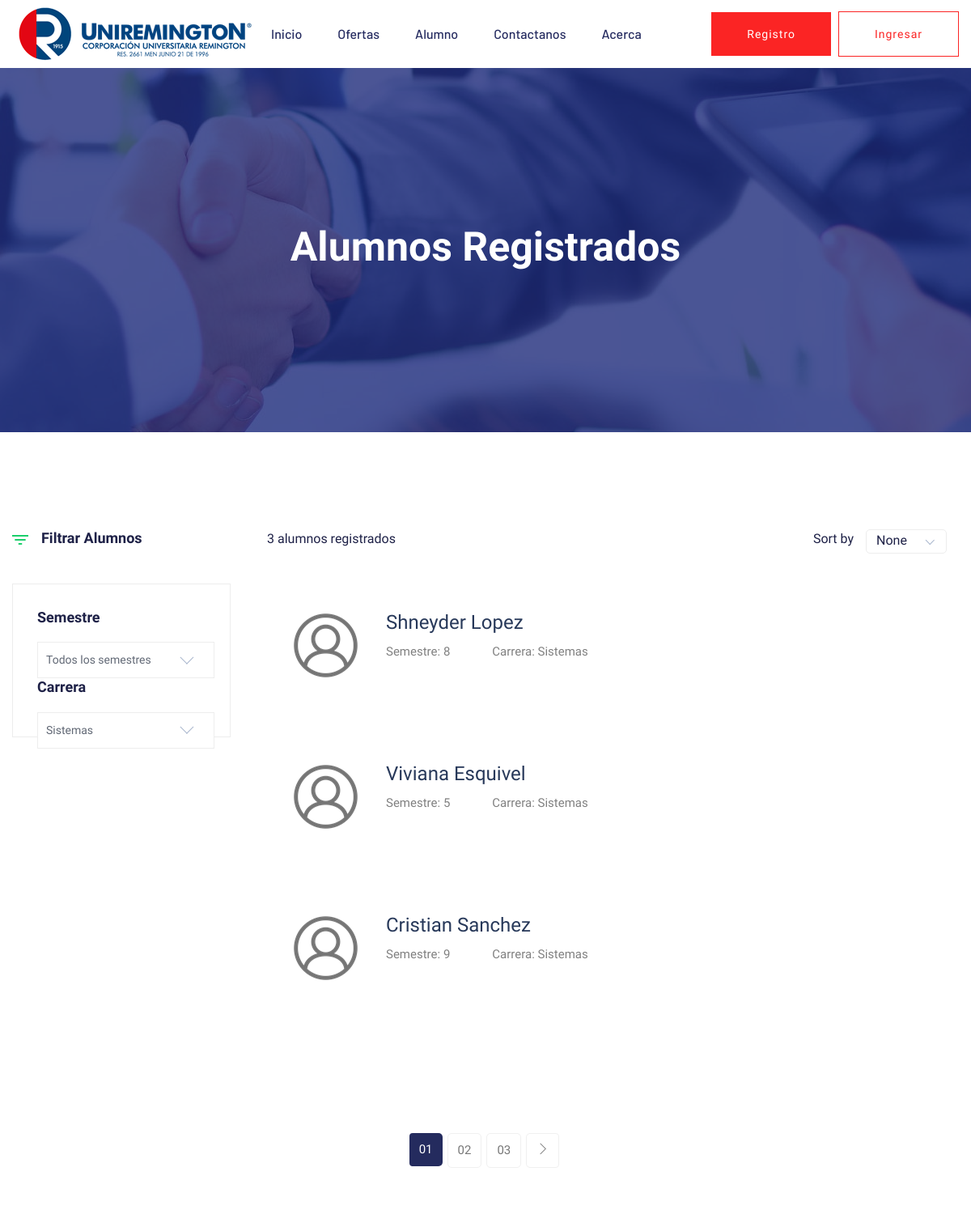
Before: /listar_alumno (upper part) with the older database file.
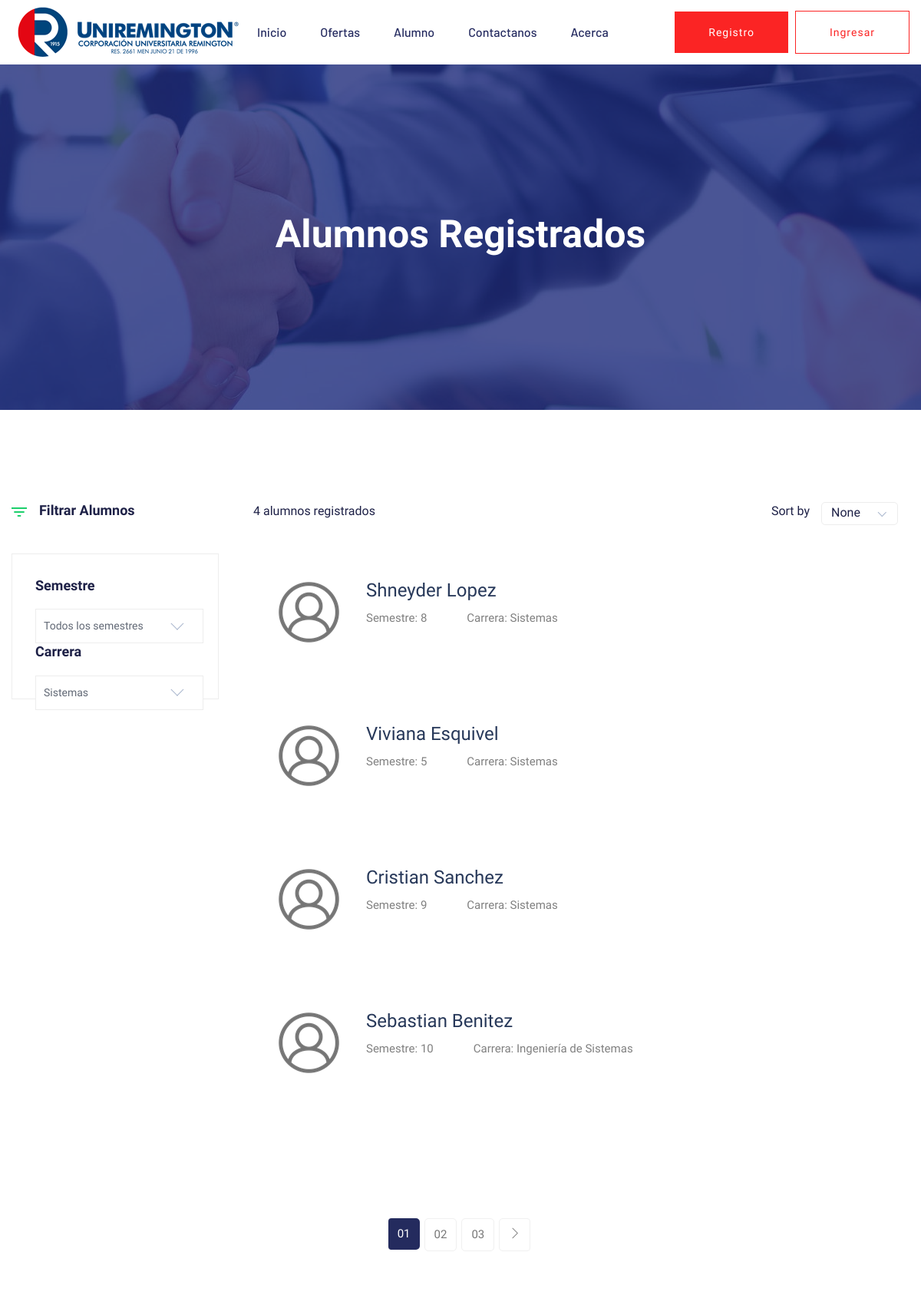
After: the same page with the newer database file.
### DtaAlumnos/models.py (models this page shows)
class Alumnos(models.Model):
    idAlu = models.CharField(primary_key=True, max_length=12, unique=True, verbose_name='Num. documento')
    nomAlu = models.CharField(max_length=200,verbose_name='Nombres')
    apeAlu = models.CharField(max_length=200,verbose_name='Apellidos')
    carAlu = models.CharField(max_length=200,verbose_name='Carrera')
    semAlu = models.CharField(max_length=10,verbose_name='Semestre')
    pubAlu = models.BooleanField(default=False, verbose_name='Publicado?')
    creaAlu = models.DateTimeField(auto_now_add=True, verbose_name='Creado')
    actuAlu = models.DateTimeField(auto_now=True, verbose_name='Actualizado')
    class Meta:
        verbose_name = 'Alumno'
        verbose_name_plural = 'Alumnos'
    def __str__(self):
        return str(self.idAlu)

### DtaAlumnos/views.py (the view)
# urls.py: path('listar_alumno', views.listar_alumno, name='listar_alumno'),
def listar_alumno(request):
    alumnos = Alumnos.objects.all()
    print(alumnos)
    return render(request, 'alumnos/listar_alumno.html',{'title': 'Listado de alumnos', 'alumnos': alumnos
    })

### DtaAlumnos/templates/alumnos/listar_alumno.html (shortened to what this page needs)
{% extends 'layouts/layout.html' %}
{% block content %}
{% load static %}
        <div class="slider-area ">
            <div class="single-slider section-overly slider-height2 d-flex align-items-center" data-background="{% static 'assets/img/hero/job.jpg' %}">
                <div class="container">
                    <div class="row">
                        <div class="col-xl-12">
                            <div class="hero-cap text-center">
                                <h2>Alumnos registrados</h2>
                            </div>
                        </div>
                    </div>
                </div>
            </div>
        </div>
        <div class="job-listing-area pt-120 pb-120">
            <div class="container">
                <div class="row">
                    <div class="col-xl-3 col-lg-3 col-md-4">
                        <div class="row">
                            <div class="col-12">
                                    <div class="small-section-tittle2 mb-45">
                                    <div class="ion">
                                    </div>
                                    <h4>Filtrar Alumnos</h4>
                                </div>
                            </div>
                        </div>
                        <div class="job-category-listing mb-50">
                            <div class="single-listing">
                               <div class="small-section-tittle2">
                                     <h4>Semestre</h4>
                               </div>
                            </div>
                            <div class="single-listing">
                               <div class="small-section-tittle2">
                                     <h4>Carrera</h4>
                               </div>
                            </div>
                        </div>
                    </div>
                    <div class="col-xl-9 col-lg-9 col-md-8">
                        <section class="featured-job-area">
                            <div class="container">
                                <div class="row">
                                    <div class="col-lg-12">
                                        <div class="count-job mb-35">
                                            <span>{{ alumnos.count }} alumnos registrados</span>
                                            <div class="select-job-items">
                                                <span>Sort by</span>
                                            </div>
                                        </div>
                                    </div>
                                </div>
                                {% for alumno in alumnos %}
                                <div class="single-job-items mb-30">
                                    <div class="job-items">
                                        <div class="company-img">
                                            <a href="#"><img src="{% static 'assets/img/icon/IconUser.png' %}" alt=""></a>
                                        </div>
                                        <div class="job-tittle job-tittle2">
                                            <a href="{% url 'detail_alumno' alumno.idAlu %}">
                                                <h4>{{ alumno.nomAlu }} {{ alumno.apeAlu}}</h4>
                                            </a>
                                            <ul>
                                                <li><label>Semestre: </label> {{ alumno.semAlu }} </li>
                                                <li><label>Carrera: </label> {{ alumno.carAlu }}</li>
                                            </ul>
                                        </div>
                                    </div>
                                </div>
                                {% endfor %}
                            </div>
                        </section>
                    </div>
                </div>
            </div>
        </div>
        <div class="pagination-area pb-115 text-center">
            <div class="container">
                <div class="row">
                    <div class="col-xl-12">
                        <div class="single-wrap d-flex justify-content-center">
                            <nav aria-label="Page navigation example">
                                <ul class="pagination justify-content-start">
                                    <li class="page-item active"><a class="page-link" href="#">01</a></li>
                                    <li class="page-item"><a class="page-link" href="#">02</a></li>
                                    <li class="page-item"><a class="page-link" href="#">03</a></li>
                                <li class="page-item"><a class="page-link" href="#"><span class="ti-angle-right"></span></a></li>
                                </ul>
                            </nav>
                        </div>
                    </div>
                </div>
            </div>
        </div>
{% endblock %}

### MainApp/templates/layouts/layout.html (shortened to what this page needs)
<!doctype html>
<html class="no-js" lang="es_LA">
    <head>
        {% load static %}
            <link rel="stylesheet" href="{% static 'assets/css/bootstrap.min.css' %}">
            <link rel="stylesheet" href="{% static 'assets/css/owl.carousel.min.css' %}">
            <link rel="stylesheet" href="{% static 'assets/css/flaticon.css' %}">
            <link rel="stylesheet" href="{% static 'assets/css/price_rangs.css' %}">
            <link rel="stylesheet" href="{% static 'assets/css/slicknav.css' %}">
            <link rel="stylesheet" href="{% static 'assets/css/animate.min.css' %}">
            <link rel="stylesheet" href="{% static 'assets/css/magnific-popup.css' %}">
            <link rel="stylesheet" href="{% static 'assets/css/fontawesome-all.min.css' %}">
            <link rel="stylesheet" href="{% static 'assets/css/themify-icons.css' %}">
            <link rel="stylesheet" href="{% static 'assets/css/slick.css' %}">
            <link rel="stylesheet" href="{% static 'assets/css/nice-select.css' %}">
            <link rel="stylesheet" href="{% static 'assets/css/style.css' %}">
   </head>
   <body>
    <header>
       <div class="header-area header-transparrent">
           <div class="headder-top header-sticky">
                <div class="container">
                    <div class="row align-items-center">
                        <div class="col-lg-3 col-md-2">
                            <div class="logo">
                                <a href="index.html"><img src="{% static 'assets/img/logo/logo.png' %}" alt=""></a>
                            </div>
                        </div>
                        <div class="col-lg-9 col-md-9">
                            <div class="menu-wrapper">
                                <div class="main-menu">
                                    <nav class="d-none d-lg-block">
                                        <ul id="navigation">
                                            <li><a href="/">Inicio</a></li>
                                            <li><a href="#l">Ofertas</a>
                                            </li>
                                            <li><a href="#">Alumno</a>
                                            </li>
                                            <li><a href="/contact.html">Contactanos</a></li>
                                            <li><a href="/about.html">Acerca</a></li>
                                        </ul>
                                    </nav>
                                </div>
                                <div class="header-btn d-none f-right d-lg-block">
                                    <a href="register.html" class="btn head-btn1">Registro</a>
                                    <a href="login.html" class="btn head-btn2">Ingresar</a>
                                </div>
                            </div>
                        </div>
                        <div class="col-12">
                        </div>
                    </div>
                </div>
           </div>
       </div>
    </header>
    <main>
        <div>
            {% block content%}{% endblock %}
        </div>
    </main>
    </body>
</html>

Changed rows visible on the page:
added Alumnos: nomAlu "Sebastian", apeAlu "Benitez", semAlu "10", carAlu "Ingeniería de Sistemas"
Other visible differences:
{{ alumnos.count }}: "3" → "4"
